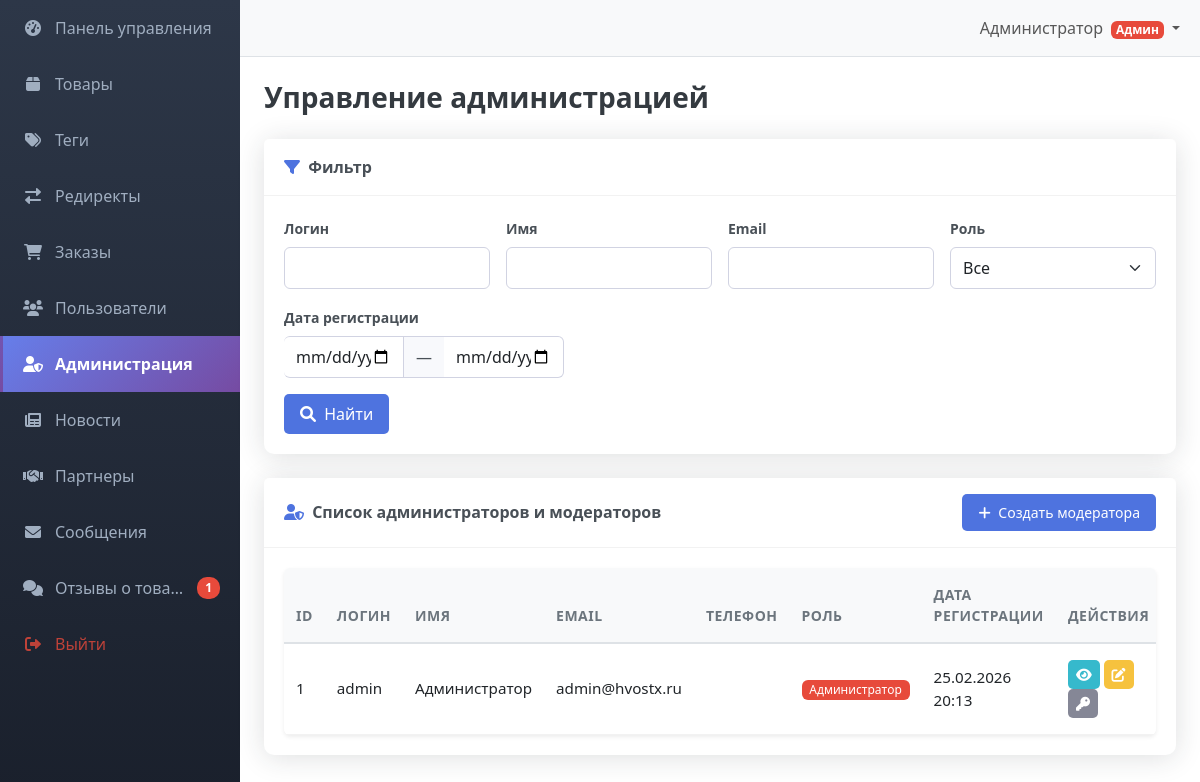
The page /admin/administrators.php (signed in) on the database its author committed.
### tables this page shows
CREATE TABLE IF NOT EXISTS `users` (
  `id` int NOT NULL AUTO_INCREMENT,
  `login` varchar(50) DEFAULT NULL,
  `name` varchar(100) NOT NULL,
  `email` varchar(100) NOT NULL,
  `phone` varchar(20) DEFAULT NULL,
  `password` varchar(255) NOT NULL,
  `avatar` varchar(255) DEFAULT NULL,
  `role` enum('admin','moderator','user') DEFAULT 'user',
  `created_at` datetime DEFAULT CURRENT_TIMESTAMP,
  `updated_at` datetime DEFAULT CURRENT_TIMESTAMP ON UPDATE CURRENT_TIMESTAMP,
  PRIMARY KEY (`id`),
  UNIQUE KEY `email` (`email`),
  UNIQUE KEY `idx_login` (`login`)
);

### admin/administrators.php (the view, shortened to what this page needs)
<?php
require_once '../includes/db.php';
require_once 'filter.php';
$filter = new TableFilter($connection, 'users', 'u');
$filter->addField('login', 'text', 'Логин')
       ->addField('name', 'text', 'Имя')
       ->addField('email', 'text', 'Email')
       ->addField('role', 'select', 'Роль', [
           'admin' => 'Администратор',
           'moderator' => 'Модератор'
       ])
       ->addDateRange('created_at', 'Дата регистрации');
$count_query = "SELECT COUNT(*) as total FROM users WHERE role IN ('admin', 'moderator')";
$count_result = mysqli_query($connection, $count_query);
$total_records = mysqli_fetch_assoc($count_result)['total'];
$pagination = new Pagination($total_records, 20);
$offset = $pagination->getOffset();
$limit = $pagination->getLimit();
list($where, $params, $types) = $filter->getSQL();
$admin_where = "WHERE role IN ('admin', 'moderator')";
$query = "SELECT * FROM users u $admin_where ORDER BY created_at DESC LIMIT $limit OFFSET $offset";
if (!empty($params)) {
    $stmt = $connection->prepare($query);
    if (!empty($types)) {
        $stmt->bind_param($types, ...$params);
    }
    $stmt->execute();
    $result = $stmt->get_result();
    $moderators = mysqli_fetch_all($result, MYSQLI_ASSOC);
} else {
    $result = mysqli_query($connection, $query);
    $moderators = mysqli_fetch_all($result, MYSQLI_ASSOC);
}
?>
<!DOCTYPE html>
<html lang="ru">
<head>
    <link href="https://cdn.jsdelivr.net/npm/bootstrap@5.3.0/dist/css/bootstrap.min.css" rel="stylesheet">
    <link rel="stylesheet" href="https://cdnjs.cloudflare.com/ajax/libs/font-awesome/6.0.0/css/all.min.css">
    <link rel="stylesheet" href="../assets/css/admin.css">
</head>
<body>
    <div class="d-flex" id="wrapper">
        <?php include 'sidebar.php'; ?>
        <div id="page-content-wrapper">
            <?php include 'navbar.php'; ?>
            <div class="container-fluid px-4">
                <h1 class="mt-4 mb-4">Управление администрацией</h1>
                <?php echo $filter->render(); ?>
                <div class="card mb-4">
                    <div class="card-header d-flex justify-content-between align-items-center">
                        <span><i class="fas fa-user-shield me-1"></i> Список администраторов и модераторов</span>
                        <button class="btn btn-primary btn-sm" data-bs-toggle="modal" data-bs-target="#createModal">
                            <i class="fas fa-plus me-1"></i> Создать модератора
                        </button>
                    </div>
                    <div class="card-body">
                        <div class="table-responsive">
                            <table class="table table-hover">
                                <thead>
                                    <tr>
                                        <th>ID</th>
                                        <th>Логин</th>
                                        <th>Имя</th>
                                        <th>Email</th>
                                        <th>Телефон</th>
                                        <th>Роль</th>
                                        <th>Дата регистрации</th>
                                        <th>Действия</th>
                                    </tr>
                                </thead>
                                <tbody>
                                    <?php if (count($moderators) > 0): ?>
                                        <?php foreach ($moderators as $mod): ?>
                                        <tr>
                                            <td><?php echo $mod['id']; ?></td>
                                            <td><?php echo htmlspecialchars($mod['login']); ?></td>
                                            <td><?php echo htmlspecialchars($mod['name']); ?></td>
                                            <td><?php echo htmlspecialchars($mod['email']); ?></td>
                                            <td><?php echo htmlspecialchars($mod['phone'] ?? '-'); ?></td>
                                            <td>
                                                <?php
                                                $badge_class = match($mod['role']) {
                                                    'admin' => 'bg-danger',
                                                    'moderator' => 'bg-warning text-dark',
                                                    default => 'bg-primary'
                                                };
                                                $role_name = match($mod['role']) {
                                                    'admin' => 'Администратор',
                                                    'moderator' => 'Модератор',
                                                    default => 'Пользователь'
                                                };
                                                ?>
                                                <span class="badge <?php echo $badge_class; ?>">
                                                    <?php echo $role_name; ?>
                                                </span>
                                            </td>
                                            <td><?php echo date('d.m.Y H:i', strtotime($mod['created_at'])); ?></td>
                                            <td>
                                                <button class="btn btn-sm btn-info" data-bs-toggle="modal"
                                                        data-bs-target="#viewModal<?php echo $mod['id']; ?>"
                                                        data-bs-toggle="tooltip" title="Просмотр">
                                                    <i class="fas fa-eye"></i>
                                                </button>
                                                <button class="btn btn-sm btn-warning" data-bs-toggle="modal"
                                                        data-bs-target="#editModal<?php echo $mod['id']; ?>"
                                                        data-bs-toggle="tooltip" title="Редактировать">
                                                    <i class="fas fa-edit"></i>
                                                </button>
                                                <button class="btn btn-sm btn-secondary" data-bs-toggle="modal"
                                                        data-bs-target="#passwordModal<?php echo $mod['id']; ?>"
                                                        data-bs-toggle="tooltip" title="Сменить пароль">
                                                    <i class="fas fa-key"></i>
                                                </button>
                                            </td>
                                        </tr>
                                        <?php endforeach; ?>
                                    <?php else: ?>
                                        <tr>
                                            <td colspan="8" class="text-center text-muted">Администраторы и модераторы не найдены</td>
                                        </tr>
                                    <?php endif; ?>
                                </tbody>
                            </table>
                        </div>
                    </div>
                </div>
            </div>
        </div>
    </div>
</body>
</html>

### assets/css/admin.css (style rules this page uses)
#wrapper { overflow-x: hidden; }
#page-content-wrapper { min-width: 100vw; }
@media (min-width: 768px) { #page-content-wrapper { min-width: 0; width: 100%; } }
.card { border: none; border-radius: 10px; box-shadow: 0 0.15rem 1.75rem 0 rgba(33, 40, 50, 0.15); transition: box-shadow 0.2s ease; }
.card-header { border-bottom: 1px solid rgba(0, 0, 0, 0.05); background-color: white; font-weight: 600; font-size: 1rem; padding: 1rem 1.25rem; color: #495057; }
.card-header i { color: #4e73df; margin-right: 0.5rem; }
.card-body { padding: 1.25rem; }
.badge { font-size: 0.75rem; padding: 0.25em 0.4em; }
.container-fluid.px-4 h1 { font-size: 1.75rem; font-weight: 700; color: #343a40; margin-top: 1.5rem; margin-bottom: 1.5rem; }
.table { margin-bottom: 0; vertical-align: middle; }
.table th { border-top: none; border-bottom-width: 2px; font-weight: 600; font-size: 0.875rem; text-transform: uppercase; letter-spacing: 0.5px; color: #6c757d; padding: 1rem 0.75rem; background-color: #f8f9fa; }
.table td { padding: 1rem 0.75rem; vertical-align: middle; font-size: 0.95rem; border-color: rgba(0, 0, 0, 0.05); }
.table-hover tbody tr { transition: background-color 0.2s ease; }
.table-responsive { border-radius: 0.375rem; box-shadow: 0 0.125rem 0.25rem rgba(0, 0, 0, 0.075); }
.table .btn-group .btn, .table .btn-sm { padding: 0.25rem 0.5rem; font-size: 0.875rem; }
.table .badge { font-size: 0.75rem; padding: 0.35em 0.65em; font-weight: 500; }
.btn { border-radius: 5px; padding: 0.5rem 1rem; font-weight: 500; transition: all 0.2s ease; }
.btn-primary { background-color: #4e73df; border: none; }
.btn-info { background-color: #36b9cc; border: none; }
.btn-warning { background-color: #f6c23e; border: none; }
.btn-secondary { background-color: #858796; border: none; }
.btn-primary i, .btn-success i, .btn-info i, .btn-warning i, .btn-danger i, .btn-secondary i { color: #ffffff !important; }
.bg-danger { background-color: #e74a3b !important; }

### rows shown on the page
users: id "1", login "admin", name "Администратор", email "admin@hvostx.ru", role "Администратор", created_at "25.02.2026 20:13"

### other values the page prints
$reviews_count "1"
$_SESSION['user_name'] "Администратор"
$field['label'] "Логин"
$field['label'] "Имя"
$field['label'] "Email"
$field['label'] "Роль"
$range['label'] "Дата регистрации"
